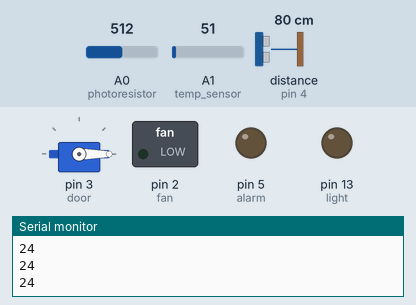
Recording of a sketch running on a simulated Arduino Uno, built with avr-gcc and run on an emulated ATmega328P. Shown: servo, switched loads named in the sketch (green lamp = pin HIGH), output pins drawn as LEDs (lit = HIGH), the last lines printed to the serial monitor. Wiring (inferred from the names in the program): ultrasonic range finder: trigger pin 4; echo pin 4. The test bench sets the inputs (shaded band); at power-on: A1 (temp_sensor) = 51, distance to the obstacle (sensor on pin 4) 80 cm, A0 (photoresistor) = 512. The echo pulse lasts 58.3 µs per cm.

Above: at 1.2 s.
1.3 s: A1 (temp_sensor) set to 76
2.8 s: A1 (temp_sensor) set to 89
At 4.0 s:
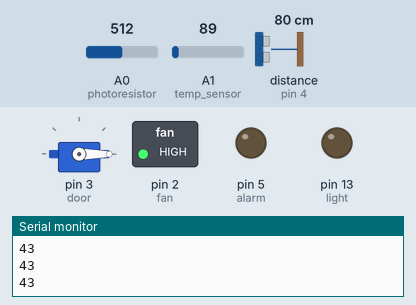
4.3 s: distance to the obstacle (sensor on pin 4) set to 73 cm
At 6.3 s:
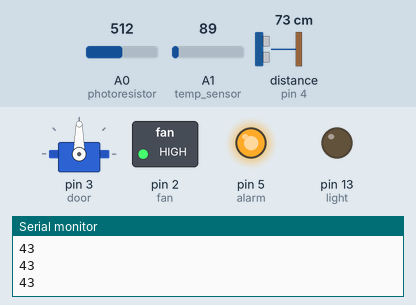
6.8 s: A0 (photoresistor) set to 239
8.5 s: A0 (photoresistor) set to 217
At 10.2 s:
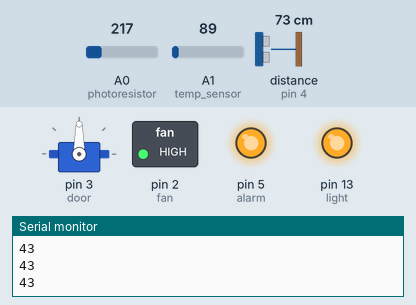
10.8 s: distance to the obstacle (sensor on pin 4) set to 120 cm
At 12.4 s:
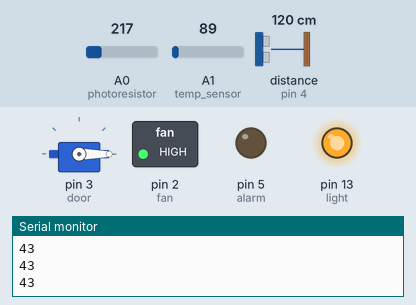
Timing chart, 0 to 13.8 s (numbered marks = the images above; inputs shaded):
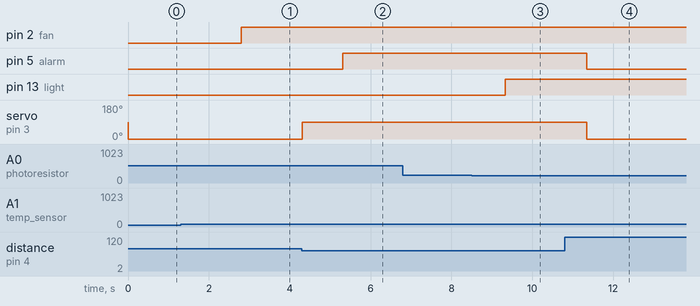

Measured:
- the behaviour switches between 83 and 84 on A1 (temp_sensor) (found by bisection; images 0 and 1)
- the behaviour switches between 79 and 78 cm on distance to the obstacle (sensor on pin 4) (found by bisection; images 1 and 2)
- the behaviour switches between 225 and 224 on A0 (photoresistor) (found by bisection; images 2 and 3)
- after the input at 2.8 s, pin 2 (fan): LOW → HIGH at once
- after the input at 4.3 s, pin 5 (alarm): LOW → HIGH after 1.0 s; servo on pin 3 (door): 0° → 90° at once
- after the input at 8.5 s, pin 13 (light): LOW → HIGH after 0.83 s
- after the input at 10.8 s, pin 5 (alarm): HIGH → LOW after 0.55 s; servo on pin 3 (door): 90° → 0° after 0.55 s

The sketch:

smart_home.ino
```cpp
#include<Servo.h>

Servo smartdoor;
#define photoresistor A0
#define light 13
#define temp_sensor A1
#define fan 2
#define ultrasonic_sensor 4
#define door 3
#define alarm 5

void setup()
{
  Serial.begin(9600);
  pinMode(photoresistor,INPUT);
  pinMode(light,OUTPUT);
  pinMode(temp_sensor,INPUT);
  pinMode(fan,OUTPUT);
  pinMode(ultrasonic_sensor,INPUT);
  pinMode(door,INPUT);
  pinMode(alarm,OUTPUT);
  smartdoor.attach(door);
}

void loop()
{
  // Code for Smart Light
  long lightIntensity = analogRead(photoresistor);

  // If it is bright the light OFF.
  // If it is dark the light gets turned ON.
  if(lightIntensity < 225) {
    digitalWrite(light, HIGH);
  }
  else {
    digitalWrite(light, LOW);
  }

  // Code for Smart Fan
  long roomtemp_sensor = (analogRead(temp_sensor)/1024.0)*500;

  // If the room temp_sensor is greater than 40 degree Celsius then the Fan gets turned ON.
  // Else the fan is turned OFF.

  Serial.println(roomtemp_sensor);
  if(roomtemp_sensor > 40) {
    digitalWrite(fan, HIGH);
  }
  else {
    digitalWrite(fan, LOW);
  }

  // Code for Smart Door
  pinMode(ultrasonic_sensor, OUTPUT);
  digitalWrite(ultrasonic_sensor, LOW);
  delayMicroseconds(2);
  digitalWrite(ultrasonic_sensor, HIGH);
  delayMicroseconds(5);
  digitalWrite(ultrasonic_sensor, LOW);
  pinMode(ultrasonic_sensor, INPUT);

  long distance = pulseIn(ultrasonic_sensor, HIGH)/148;

  // If a person comes close to the door, the door opens.
  // A alarm sound will notify about an incoming person.
  // Once the person moves in, the door closes automatically.

  if(distance<=30){
    smartdoor.write(90);
    delay(1000);
    digitalWrite(alarm, HIGH);
  }
  else{
    smartdoor.write(0);
    digitalWrite(alarm, LOW);
  }
}
```
